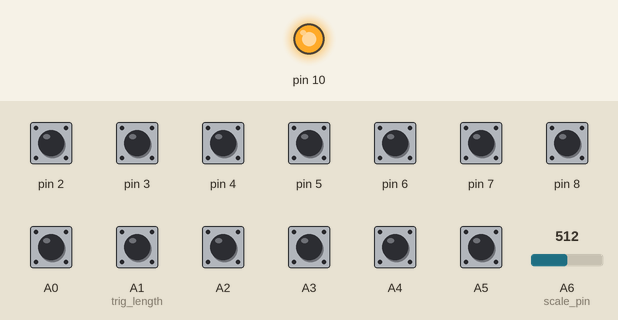
Simulated run of this sketch. Board: Arduino Nano, built with avr-gcc and run on an emulated ATmega328P. Shown: output pins drawn as LEDs (lit = HIGH). Inputs (shaded band) come from the test bench; at power-on: A0, A1 (trig_length), A2–5, pin 2–8 HIGH, A6 (scale_pin) = 512. Pins used as bus, display or sensor lines are not drawn.

Above: at 1.2 s.
1.3 s: pin 2 pulled LOW for 0.15 s
Timing chart, 0 to 4.3 s (numbered marks = the images above; inputs shaded):
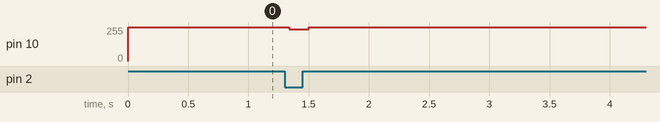

The sketch:

533_dac.ino
```cpp
#include  <SPI.h>

const byte scale_pin = A6;
int scale_analogue = 0;
const byte tolerance = 15;

const byte cs_dac = 10;

const byte o0 = 3;
const byte o1 = 4;
const byte o2 = 5;
const byte n0 = 6;
const byte n1 = 7;
const byte n2 = 8;

const byte trig1 = 9; //trigger on change

const byte o02 = A0;
const byte o12 = A1;
const byte o22 = A2;
const byte n02 = A3;
const byte n12 = A4;
const byte n22 = A5;

const byte trig2 = 12; //trigger on change

const static word scales[6][38] PROGMEM = {{0,128,256,320,448,576,704,768,896,1024,1088,1216,1344,1472,1536,1664,1792,1856,1984,2111,2239,2303,2431,2559,2623,2751,2879,3007,3071,3199,3327,3391,3519,3647,3775,3839,3967,4095},
        {0,128,192,320,448,512,640,768,896,960,1088,1216,1280,1408,1536,1664,1728,1856,1984,2048,2175,2303,2431,2495,2623,2751,2815,2943,3071,3199,3263,3391,3519,3583,3711,3839,3967,4031},
        {0,128,192,320,448,512,704,768,896,960,1088,1216,1280,1472,1536,1664,1728,1856,1984,2048,2239,2303,2431,2495,2623,2751,2815,3007,3071,3199,3263,3391,3519,3583,3775,3839,3967,4031},
        {0,128,192,320,448,576,640,768,896,960,1088,1216,1344,1408,1536,1664,1728,1856,1984,2111,2175,2303,2431,2495,2623,2751,2879,2943,3071,3199,3263,3391,3519,3647,3711,3839,3967,4031},
        {0,128,192,448,512,768,896,768,896,960,1216,1280,1536,1664,1536,1664,1728,1984,2048,2303,2431,2303,2431,2495,2751,2815,3071,3199,3071,3199,3263,3519,3583,3839,3967,3839,3967,4031},
        {0,128,256,448,576,768,896,768,896,1024,1216,1344,1536,1664,1536,1664,1792,1984,2111,2303,2431,2303,2431,2559,2751,2879,3071,3199,3071,3199,3327,3519,3647,3839,3967,3839,3967,4095},
        };
// add 2 more scales?

byte scale = 0;

byte abs_note_1 = 0;
byte abs_note_2 = 0;
byte prev_abs_note_1 = 0;
byte prev_abs_note_2 = 0;
unsigned long last_trig1 = 0;
unsigned long last_trig2 = 0;
bool trig1_on = false;
bool trig2_on = false;
byte trig_length = 15;

//testing
const byte test_button = 2;

void setup() {

  Serial.begin(250000);

  opt_mode(cs_dac, OUTPUT);

  SPI.begin();
  SPI.setClockDivider(SPI_CLOCK_DIV2);

  opt_mode(test_button, INPUT_PULLUP);
  opt_mode(o0, INPUT_PULLUP);
  opt_mode(o1, INPUT_PULLUP);
  opt_mode(o2, INPUT_PULLUP);
  opt_mode(n0, INPUT_PULLUP);
  opt_mode(n1, INPUT_PULLUP);
  opt_mode(n2, INPUT_PULLUP);

  opt_mode(o02, INPUT_PULLUP);
  opt_mode(o12, INPUT_PULLUP);
  opt_mode(o22, INPUT_PULLUP);
  opt_mode(n02, INPUT_PULLUP);
  opt_mode(n12, INPUT_PULLUP);
  opt_mode(n22, INPUT_PULLUP);

  opt_mode(trig1, OUTPUT);
  opt_mode(trig2, OUTPUT);

  WriteRegister(0, 0);
  WriteRegister(0, 1);

  /*for(int u=0; u<999; u++){
    for(int j=0; j<38; j++){
      WriteRegister(pgm_read_word(&(scales[scale][j])));
      delay(100);
    }
  }*/
}

void loop() {

  if(!opt_read(test_button)){
    WriteRegister(4095, 0);
    WriteRegister(4095, 1);

    //to trigger refresh when test button is released
    prev_abs_note_1 = 255;
    prev_abs_note_2 = 255;
  }else{

    byte octave = !opt_read(o0) | (!opt_read(o1) << 1) | (!opt_read(o2) << 2);
    byte note = !opt_read(n0) | (!opt_read(n1) << 1) | (!opt_read(n2) << 2);
    abs_note_1 = pgm_read_word(&(scales[scale][(octave * 7) + note]));

    if(abs_note_1 != prev_abs_note_1){
      WriteRegister(abs_note_1, 0);
      opt_write(trig1, HIGH);
      trig1_on = true;
      last_trig1 = millis();
    }
    prev_abs_note_1 = abs_note_1;

    byte octave2 = !opt_read(o02) | (!opt_read(o12) << 1) | (!opt_read(o22) << 2);
    byte note2 = !opt_read(n02) | (!opt_read(n12) << 1) | (!opt_read(n22) << 2);
    abs_note_2 = pgm_read_word(&(scales[scale][(octave2 * 7) + note2]));

    if(abs_note_2 != prev_abs_note_2){
      WriteRegister(abs_note_2, 1);
      opt_write(trig2, HIGH);
      trig2_on = true;
      last_trig2 = millis();
    }
    prev_abs_note_2 = abs_note_2;
  }

  if(trig1_on){
    if(millis() - last_trig1 > trig_length){
      opt_write(trig1, LOW);
      trig1_on = false;
    }
  }
  if(trig2_on){
    if(millis() - last_trig2 > trig_length){
      opt_write(trig2, LOW);
      trig2_on = false;
    }
  }

  int analogue = analogRead(scale_pin);
  if(abs(scale_analogue - analogue) > tolerance){
    scale_analogue = analogue;
    scale = scale_analogue >> 7;
    scale = min(5, scale);
  }
}

//------------DAC通信------------------------
void WriteRegister(unsigned int val, byte dac_channel){
  byte lowByte = val & 0xff;
  byte highByte = ((val >> 8) & 0xff) | (dac_channel << 7) | B00010000;

  bitClear(PORTB, cs_dac - 8);
  SPI.transfer(highByte);
  SPI.transfer(lowByte);
  bitSet(PORTB, cs_dac - 8);
}

bool opt_read(byte pin){
  if(pin >= 14){
    pin-=14;
    return bitRead(PINC, pin);
  }else if(pin >= 8){
    pin-=8;
    return bitRead(PINB, pin);
  }else{
    return bitRead(PIND, pin);
  }
}

void opt_write(byte pin, bool val){
  if(pin >= 14){
    pin-=14;
    bitWrite(PORTC, pin, val);
  }else if(pin >= 8){
    pin-=8;
    bitWrite(PORTB, pin, val);
  }else{
    bitWrite(PORTD, pin, val);
  }
}

void opt_mode(byte pin, byte val){
  if(val == 2){
    opt_write(pin, HIGH);
    val = 0;
  }
  if(pin >= 14){
    pin-=14;
    bitWrite(DDRC, pin, val);
  }else if(pin >= 8){
    pin-=8;
    bitWrite(DDRB, pin, val);
  }else{
    bitWrite(DDRD, pin, val);
  }
}
```

Measured:
- after the input at 1.3 s, pin 10: 255/255 → 238/255 at once, → 255/255 0.16 s later
